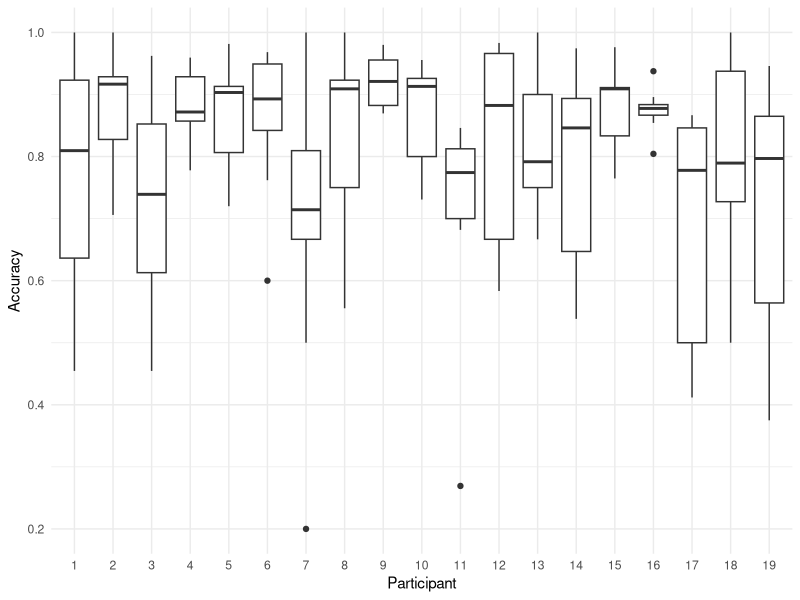
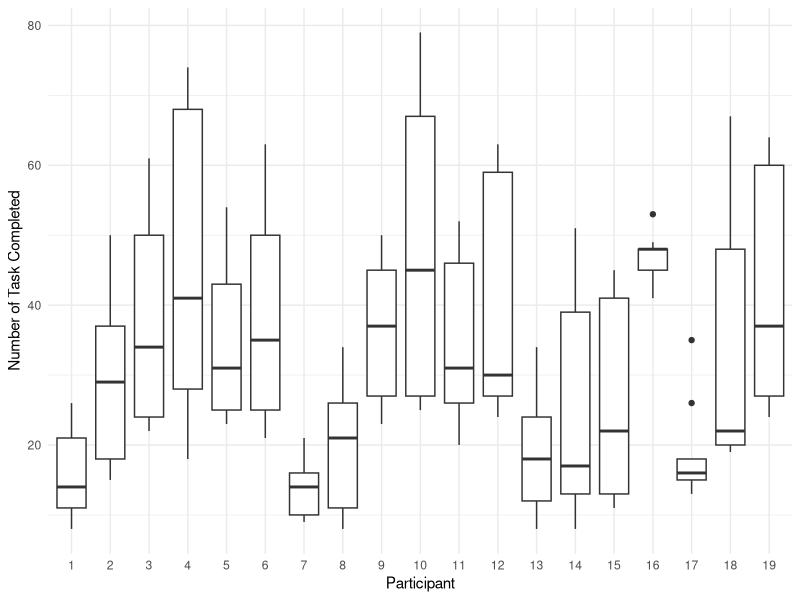
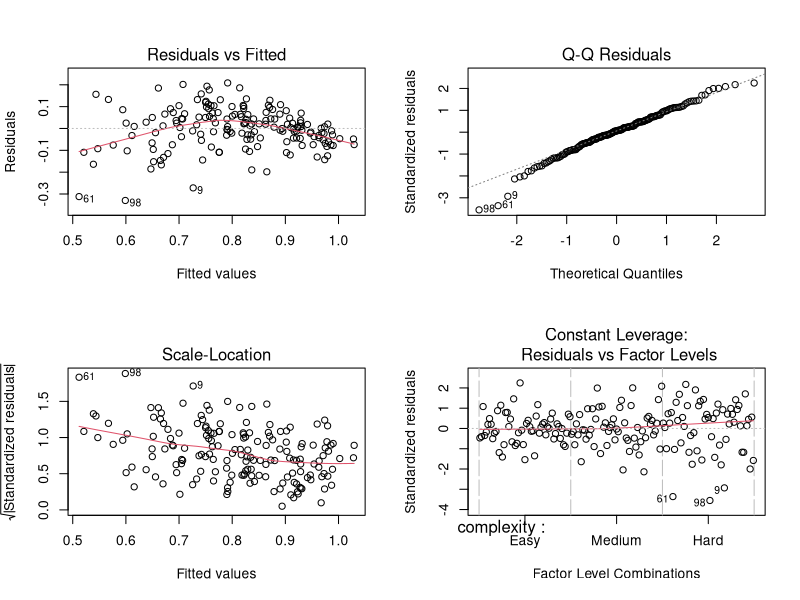
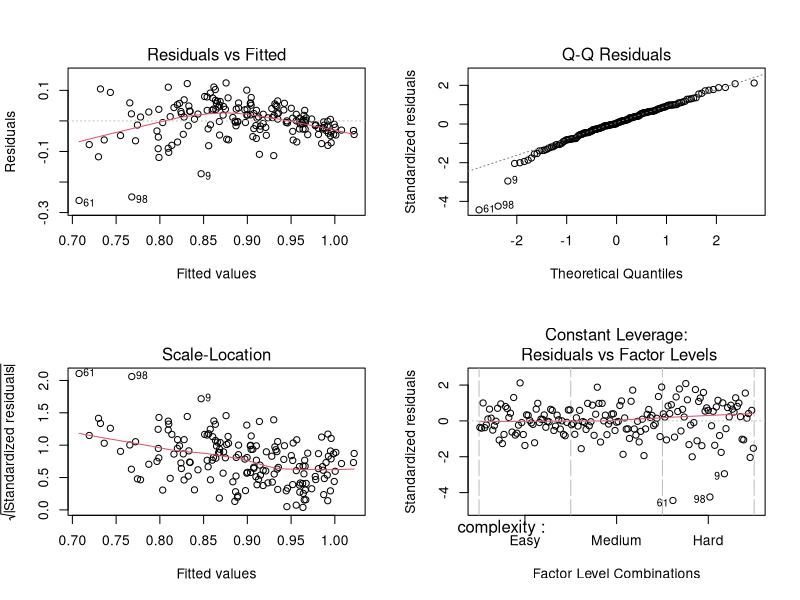
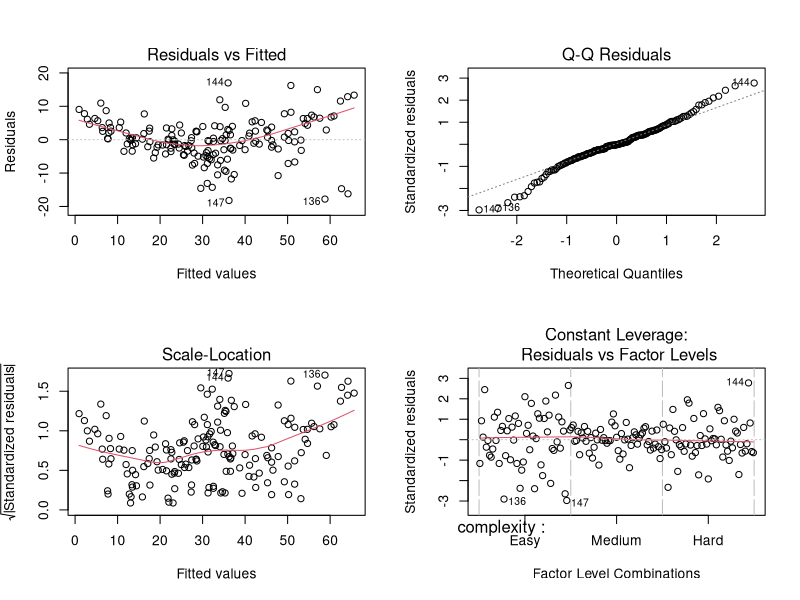
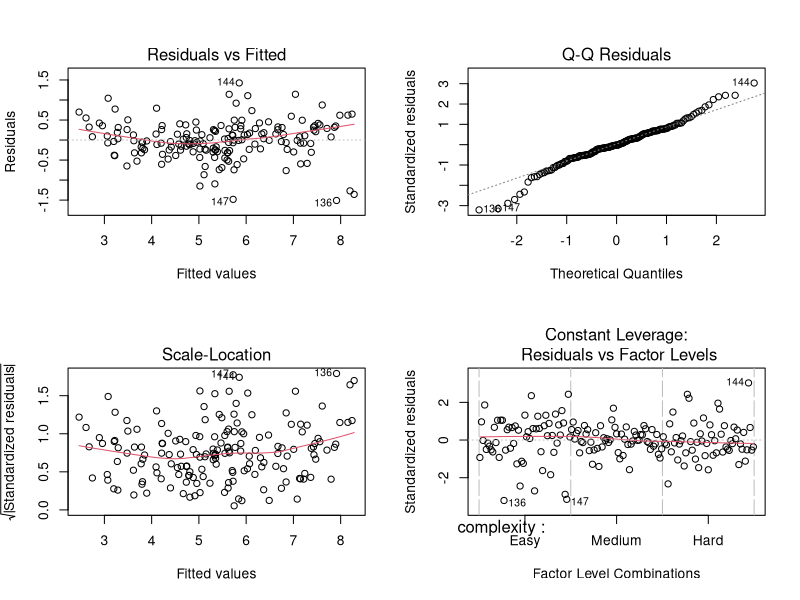

These charts were generated, in order, by the following R code:
# Imports
library(tidyverse)
library(emmeans)

# Read data
within_2f <- read_csv("participant_accuracy.csv")

# Convert to categorical variables
within_2f <- within_2f %>%
  mutate(
    participant = factor(participant),
    complexity = factor(complexity,
                        levels = c("Easy", "Medium", "Hard")),
    interval_length = factor(interval_length,
                             levels = c(10,20,30))
  )

# Exploring participant effects and accuracy
ggplot(within_2f, aes(x = participant, y = accuracy)) +
  geom_boxplot() +
  theme_minimal() +
  labs( x = "Participant" ,
        y = "Accuracy" )

# Exploring participant effects and number of tasks completed
ggplot(within_2f, aes(x = participant, y = tasks_completed)) +
  geom_boxplot() +
  theme_minimal() +
  labs( x = "Participant" ,
        y = "Number of Task Completed" )

# CHECK INTERACTION EFFECTS (accuracy)
accuracy_blocked <- aov(accuracy~complexity*interval_length + participant, 
                        data=within_2f)
summary(accuracy_blocked) 
# Square root transformation (addresses unequal variance)
# test if significant values in ANOVA results in original and sqrt transform correspond 
accuracy_blocked_sqrt <- aov(sqrt(accuracy)~complexity*interval_length + participant, 
                             data=within_2f)
summary(accuracy_blocked_sqrt) 
# SIGNIFICANT VALUES IN ORIGINAL AND SQRT TRANSFORMATION CORRESPOND:
# MORE CONFIDENT THAT VALUES IN THE ORIGINAL ARE VALID
# no interaction effect between complexity and interval length on accuracy -> main effects

# CHECK INTERACTION EFFECTS (# completed tasks)
tasks_completed_blocked <- aov(tasks_completed~complexity*interval_length + participant, 
                        data=within_2f)
summary(tasks_completed_blocked) 
# Square root transformation (addresses unequal variance)
# test if significant values in ANOVA results in original and sqrt transform correspond 
tasks_completed_blocked_sqrt <- aov(sqrt(tasks_completed)~complexity*interval_length + participant, 
                             data=within_2f)
summary(tasks_completed_blocked) 
# SIGNIFICANT VALUES IN ORIGINAL AND SQRT TRANSFORMATION CORRESPOND:
# MORE CONFIDENT THAT VALUES IN THE ORIGINAL ARE VALID
# no interaction effect between complexity and interval length on # tasks completed -> main effects

# Run diagnostic plots to test ANOVA
par(mfrow = c(2,2))
plot(accuracy_blocked)
# Residuals vs Fitted: slight curvature, linearity may be violated
# Q-Q Residuals: points fit along line, normality holds
# Scale-Location: most points form a horizontal band, variance is constant
# Residuals vs Leverage: no outliers so no influential points
par(mfrow = c(2,2))
plot(accuracy_blocked_sqrt) # sqrt fixes variance

par(mfrow = c(2,2))
plot(tasks_completed_blocked)
# Residuals vs Fitted: curve shape --> non-linearity
# Q-Q Residuals: points fit along line, normality holds
# Scale-Location: variance is fairly equal
# Residuals vs Leverage: no outliers so no influential points
par(mfrow = c(2,2))
plot(tasks_completed_blocked_sqrt) # sqrt fixes variance and normality (mostly)

# INTERPRET COEFFICIENTS AS USUAL
# Main effect - complexity
complexity_main <- emmeans(accuracy_blocked, ~ complexity)
complexity_main
pairs(complexity_main, adjust = "tukey")
# All complexity pairs are significant

# Main effect - interval_length
interval_length_main <- emmeans(accuracy_blocked, ~ interval_length)
interval_length_main
pairs(interval_length_main, adjust = "tukey")
# interval_length 20 and 30 are not significant

# Regression on accuracy
summary(lm(accuracy ~ complexity * interval_length + participant, data = within_2f))
# Regression on tasks completed
summary(lm(tasks_completed ~ complexity * interval_length + participant, data = within_2f))
